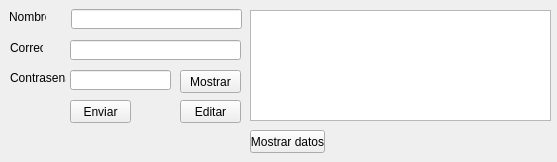
<?xml version="1.0" encoding="UTF-8"?>
<ui version="4.0">
 <class>Ejemplo</class>
 <widget class="QWidget" name="Ejemplo">
  <property name="geometry">
   <rect>
    <x>0</x>
    <y>0</y>
    <width>557</width>
    <height>162</height>
   </rect>
  </property>
  <property name="windowTitle">
   <string>Form</string>
  </property>
  <widget class="QLineEdit" name="nombreLE">
   <property name="geometry">
    <rect>
     <x>71</x>
     <y>9</y>
     <width>171</width>
     <height>20</height>
    </rect>
   </property>
  </widget>
  <widget class="QLineEdit" name="correoLE">
   <property name="geometry">
    <rect>
     <x>70</x>
     <y>40</y>
     <width>171</width>
     <height>20</height>
    </rect>
   </property>
  </widget>
  <widget class="QLineEdit" name="contrasenaLE">
   <property name="geometry">
    <rect>
     <x>70</x>
     <y>70</y>
     <width>101</width>
     <height>20</height>
    </rect>
   </property>
  </widget>
  <widget class="QLabel" name="nombreL">
   <property name="geometry">
    <rect>
     <x>9</x>
     <y>9</y>
     <width>37</width>
     <height>16</height>
    </rect>
   </property>
   <property name="text">
    <string>Nombre</string>
   </property>
  </widget>
  <widget class="QLabel" name="correoL">
   <property name="geometry">
    <rect>
     <x>10</x>
     <y>40</y>
     <width>33</width>
     <height>16</height>
    </rect>
   </property>
   <property name="text">
    <string>Correo</string>
   </property>
  </widget>
  <widget class="QLabel" name="contrasenaL">
   <property name="geometry">
    <rect>
     <x>10</x>
     <y>70</y>
     <width>56</width>
     <height>16</height>
    </rect>
   </property>
   <property name="text">
    <string>Contrasena</string>
   </property>
  </widget>
  <widget class="QPushButton" name="enviarPB">
   <property name="geometry">
    <rect>
     <x>70</x>
     <y>100</y>
     <width>61</width>
     <height>23</height>
    </rect>
   </property>
   <property name="text">
    <string>Enviar</string>
   </property>
  </widget>
  <widget class="QTextEdit" name="mostrarE">
   <property name="geometry">
    <rect>
     <x>250</x>
     <y>10</y>
     <width>301</width>
     <height>111</height>
    </rect>
   </property>
  </widget>
  <widget class="QPushButton" name="mostarPB">
   <property name="geometry">
    <rect>
     <x>250</x>
     <y>130</y>
     <width>75</width>
     <height>23</height>
    </rect>
   </property>
   <property name="text">
    <string>Mostrar datos</string>
   </property>
  </widget>
  <widget class="QPushButton" name="editarPB">
   <property name="geometry">
    <rect>
     <x>180</x>
     <y>100</y>
     <width>61</width>
     <height>23</height>
    </rect>
   </property>
   <property name="text">
    <string>Editar</string>
   </property>
  </widget>
  <widget class="QPushButton" name="mostrarB">
   <property name="geometry">
    <rect>
     <x>180</x>
     <y>70</y>
     <width>61</width>
     <height>23</height>
    </rect>
   </property>
   <property name="text">
    <string>Mostrar</string>
   </property>
  </widget>
 </widget>
 <resources/>
 <connections/>
</ui>
